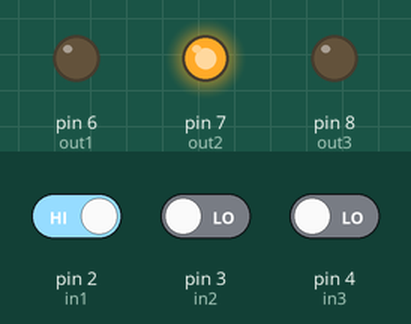
Simulated run of this sketch. Board: Arduino Uno, built with avr-gcc and run on an emulated ATmega328P. On the bench: output pins drawn as LEDs (lit = HIGH). Inputs (shaded band) come from the test bench; at power-on: pin 3 (in2) LOW, pin 4 (in3) LOW, pin 2 (in1) HIGH.

Above: at 4.8 s.
4.9 s: pin 3 (in2) driven HIGH
At 6.8 s:
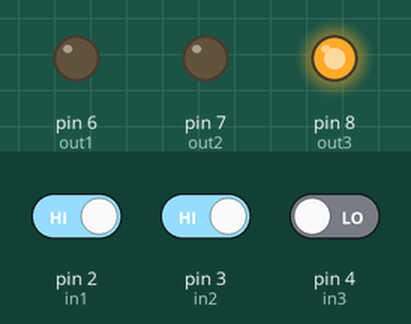
7.6 s: pin 4 (in3) driven HIGH
At 8.3 s:
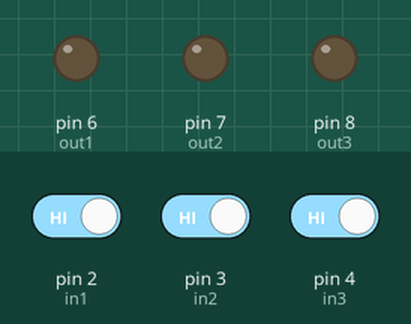
10.3 s: pin 2 (in1) driven LOW
At 11.2 s:
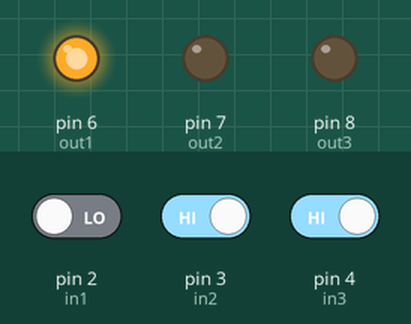
13.0 s: pin 2 (in1) driven HIGH
At 15.5 s:
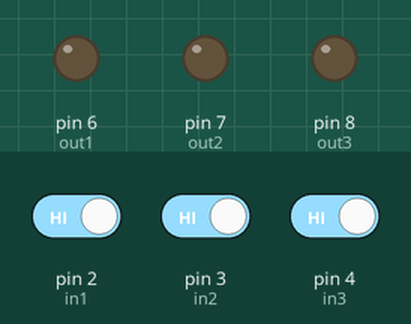
15.8 s: pin 3 (in2) driven LOW
At 16.6 s:
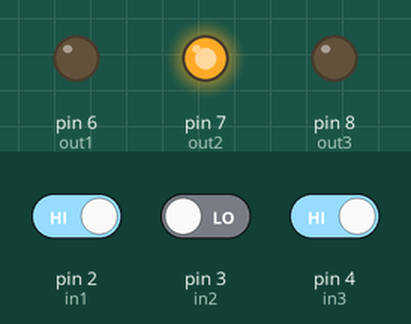
Timing chart, 0 to 18.8 s (numbered marks = the images above; inputs shaded):
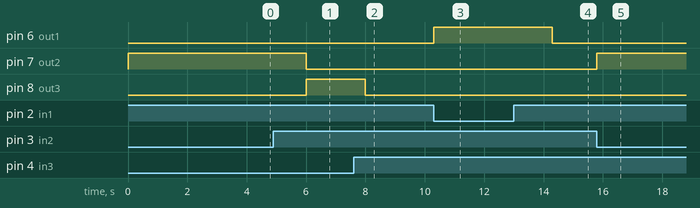

The sketch:

street_light.ino
```cpp
int in1 = 2;
int in2 = 3;
int in3 = 4;
int out1 = 6;
int out2 = 7;
int out3 = 8;
void setup() {
  // put your setup code here, to run once:
  pinMode(in1, INPUT);
  pinMode(in2, INPUT);
  pinMode(in3, INPUT);
  pinMode(out1, OUTPUT);
  pinMode(out2, OUTPUT);
  pinMode(out3, OUTPUT);
  digitalWrite(out1,LOW);
  digitalWrite(out2, LOW);
  digitalWrite(out3, LOW);
}

void loop() {
  // put your main code here, to run repeatedly:
  while(digitalRead(in1) == LOW){
    digitalWrite(out1, HIGH);
    delay(2000);
  }
  digitalWrite(out1, LOW);

  while(digitalRead(in2)==LOW){
    digitalWrite(out2, HIGH);
    delay(2000);
  }
  digitalWrite(out2, LOW);

  while(digitalRead(in3) == LOW){
    digitalWrite(out3, HIGH);
    delay(2000);
  }

  digitalWrite(out1, LOW);
  digitalWrite(out2, LOW);
  digitalWrite(out3, LOW);
}
```

Measured:
- after the input at 4.9 s, pin 7 (out2): HIGH → LOW after 1.1 s; pin 8 (out3): LOW → HIGH after 1.1 s
- after the input at 7.6 s, pin 8 (out3): HIGH → LOW after 0.40 s
- after the input at 10.3 s, pin 6 (out1): LOW → HIGH at once
- after the input at 13.0 s, pin 6 (out1): HIGH → LOW after 1.3 s
- after the input at 15.8 s, pin 7 (out2): LOW → HIGH at once
